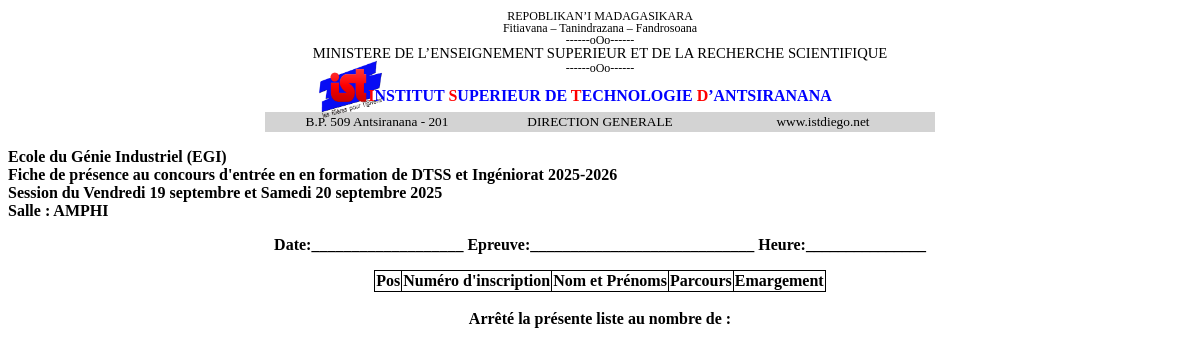
Page /fiche_presence_dtss.php?id=AMPHI&ecole=EGI (signed in) on the committed database.
### tables this page shows
CREATE TABLE `parcours` (
  `id_parcours` varchar(20) NOT NULL,
  `annee_etude_lettre` varchar(100) NOT NULL,
  `parcours_abrevie` varchar(50) NOT NULL,
  `parcours_complet` varchar(100) NOT NULL,
  `annee_etude_num` int(11) NOT NULL,
  `ecole_complet` varchar(100) NOT NULL,
  `grade` varchar(100) NOT NULL,
  `grade_abrevie` varchar(10) NOT NULL,
  `mention` varchar(100) NOT NULL,
  `mention_abrevie` varchar(50) NOT NULL,
  `chef_parcours` varchar(200) NOT NULL,
  `salle` varchar(50) NOT NULL,
  `emploi_du_temps` text DEFAULT NULL,
  `ecole_abrevie` varchar(5) NOT NULL,
  `verrou_notes` varchar(3) DEFAULT NULL,
  `last_number` int(11) DEFAULT NULL
);

CREATE TABLE `date_concours` (
  `ID` int(11) NOT NULL,
  `Cycle` varchar(25) DEFAULT NULL,
  `Premier_Date` text DEFAULT NULL,
  `Deuxiem_Date` text DEFAULT NULL,
  `session` varchar(200) NOT NULL,
  `annee` varchar(10) NOT NULL,
  `annee_univ` varchar(10) NOT NULL
);

### fiche_presence_dtss.php (the view, shortened to what this page needs)
<?php
require 'connect.php';
if (isset($_GET['id']))
{
  $salle=$_GET['id'];
}
$date_conc=$bdd->prepare('SELECT * FROM date_concours WHERE Cycle=?');
$date_conc->execute(array("cycle2"));
$date_concours=$date_conc->fetch();
$ecole=$bdd->prepare('SELECT * FROM parcours WHERE ecole_abrevie=?');
$ecole->execute(array($_GET['ecole']));
$ecole_util=$ecole->fetch();
?>
<!DOCTYPE html>
<html>
  <head>
  </head>
  <body>
    <page size="A4" backtop="10mm" backleft="10mm" backright="10mm" backbottom="10mm">
    <div class="tete">
    <p style="margin-top:-15px;font-size: 9pt;">REPOBLIKAN’I MADAGASIKARA</p>
    <p style="margin-top:-15px;font-size: 9pt;">Fitiavana – Tanindrazana – Fandrosoana</p>
    <p style="margin-top:-15px;font-size: 9pt;">------oOo------</p>
    <p style="margin-top:-15px;font-size: 11pt;">MINISTERE DE L’ENSEIGNEMENT SUPERIEUR ET DE LA RECHERCHE SCIENTIFIQUE</p>
    <p style="margin-top:-15px;font-size: 9pt;">------oOo------</p>
  <div class="logo">
    <img src="img/logo_ist.png">
  </div>
    <h5 style="margin-top:-40px;color:blue;"><span style="color:red;">I</span>NSTITUT
      <span style="color:red;">S</span>UPERIEUR DE <span style="color:red;">T</span>ECHNOLOGIE <span style="color:red;">D</span>’ANTSIRANANA</h5>
    <table class="ruban">
      <tr class="ruban">
        <td class="ruban">B.P. 509 Antsiranana - 201</td>
        <td class="ruban">DIRECTION GENERALE</td>
        <td class="ruban">www.istdiego.net</td>
      </tr>
    </table>
  </div>
<b><p>
  <?php echo $ecole_util['ecole_complet']." (".$ecole_util['ecole_abrevie'].")"; ?><br>
  Fiche de présence au concours d'entrée en en formation de DTSS et Ingéniorat <?php echo $date_concours["annee_univ"];?>
<br>Session du <?php echo $date_concours["Premier_Date"];?> et <?php echo $date_concours["Deuxiem_Date"]." ".$date_concours["annee"];?>
<br><?php if (isset($salle)) {echo "Salle : ".$salle;} if (isset($centre)) {echo "Centre : ".$centre;} ?>
</p>
<p style="text-align: center;">Date:___________________ Epreuve:____________________________ Heure:_______________</p>
</b>
  <table class="tableau">
  <tr>
      <th>Pos</th>
      <th>Numéro d'inscription</th>
      <th>Nom et Prénoms</th>
      <th>Parcours</th>
      <th>Emargement</th>
  </tr>
</table>
  </page>
</body>
<br>
  <div class="chiffre_en_lettre">
    <b>
    Arrêté la présente liste au nombre de :
    </b>
  </div>
</html>

### fiche_presence_dtss.php (style rules this page uses)
* { font-family: Arial Narrow; font-size: 12pt; }
table, th, tr, td { border-collapse: collapse; border: 1px solid black; margin-right:auto; margin-left:auto; }
.tete { text-align: center; margin-top:2%; font-weight: normal; }
.ruban { background: lightgrey; font-size: 10pt; border-collapse: none; border-color: lightgrey; margin-right:auto; margin-left:auto; margin-top: -20px }
.ruban tr td { width: 220px; border-collapse: none; }
.logo img { margin-top: -30px; margin-left: -500px; width: 65px; height: 65px; }
.chiffre_en_lettre { text-align: center; }
h5 { margin-top: -20px; }

### rows in the picture
parcours: ecole_complet "Ecole du Génie Industriel", ecole_abrevie "EGI"
date_concours: annee_univ "2025-2026", Premier_Date "Vendredi 19 septembre", Deuxiem_Date "Samedi 20 septembre", annee "2025"

### other values in the picture
$salle "AMPHI"
